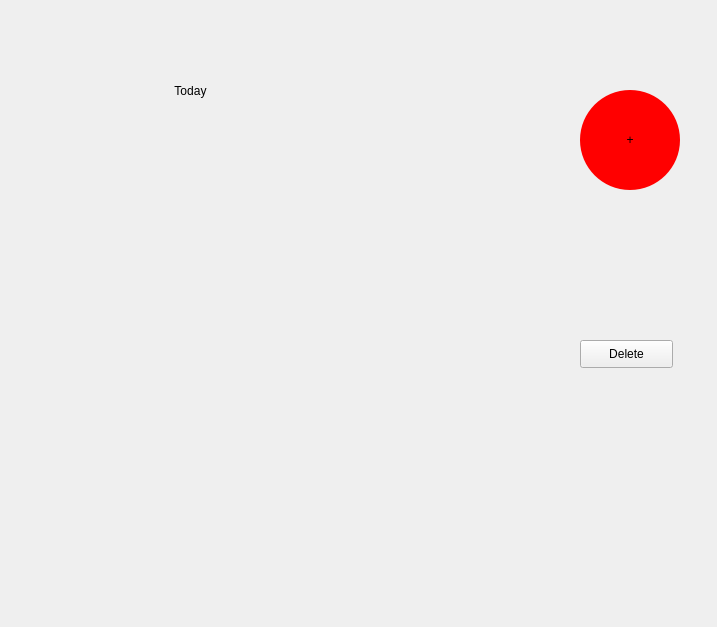
<?xml version="1.0" encoding="UTF-8"?>
<ui version="4.0">
 <class>SecondWindow</class>
 <widget class="QDialog" name="SecondWindow">
  <property name="geometry">
   <rect>
    <x>0</x>
    <y>0</y>
    <width>717</width>
    <height>627</height>
   </rect>
  </property>
  <property name="windowTitle">
   <string>Dialog</string>
  </property>
  <widget class="QPushButton" name="add">
   <property name="geometry">
    <rect>
     <x>580</x>
     <y>90</y>
     <width>100</width>
     <height>100</height>
    </rect>
   </property>
   <property name="sizePolicy">
    <sizepolicy hsizetype="Fixed" vsizetype="Fixed">
     <horstretch>0</horstretch>
     <verstretch>0</verstretch>
    </sizepolicy>
   </property>
   <property name="minimumSize">
    <size>
     <width>100</width>
     <height>100</height>
    </size>
   </property>
   <property name="styleSheet">
    <string notr="true">border-radius: 50px;
font: 75 30pt &quot;MS Shell Dlg 2&quot;;
background-color: rgb(255, 0, 0);
</string>
   </property>
   <property name="text">
    <string>+</string>
   </property>
  </widget>
  <widget class="QLabel" name="today">
   <property name="geometry">
    <rect>
     <x>80</x>
     <y>40</y>
     <width>221</width>
     <height>101</height>
    </rect>
   </property>
   <property name="styleSheet">
    <string notr="true">font: 75 16pt &quot;MS Shell Dlg 2&quot;;</string>
   </property>
   <property name="text">
    <string>Today</string>
   </property>
   <property name="alignment">
    <set>Qt::AlignCenter</set>
   </property>
  </widget>
  <widget class="QWidget" name="verticalLayoutWidget">
   <property name="geometry">
    <rect>
     <x>20</x>
     <y>190</y>
     <width>521</width>
     <height>381</height>
    </rect>
   </property>
   <layout class="QVBoxLayout" name="verticalLayout"/>
  </widget>
  <widget class="QPushButton" name="deleteBut">
   <property name="geometry">
    <rect>
     <x>580</x>
     <y>340</y>
     <width>93</width>
     <height>28</height>
    </rect>
   </property>
   <property name="text">
    <string>Delete</string>
   </property>
  </widget>
  <widget class="QLineEdit" name="lineEdit">
   <property name="enabled">
    <bool>false</bool>
   </property>
   <property name="geometry">
    <rect>
     <x>630</x>
     <y>140</y>
     <width>16</width>
     <height>16</height>
    </rect>
   </property>
  </widget>
  <zorder>lineEdit</zorder>
  <zorder>add</zorder>
  <zorder>today</zorder>
  <zorder>verticalLayoutWidget</zorder>
  <zorder>deleteBut</zorder>
 </widget>
 <resources/>
 <connections/>
</ui>
